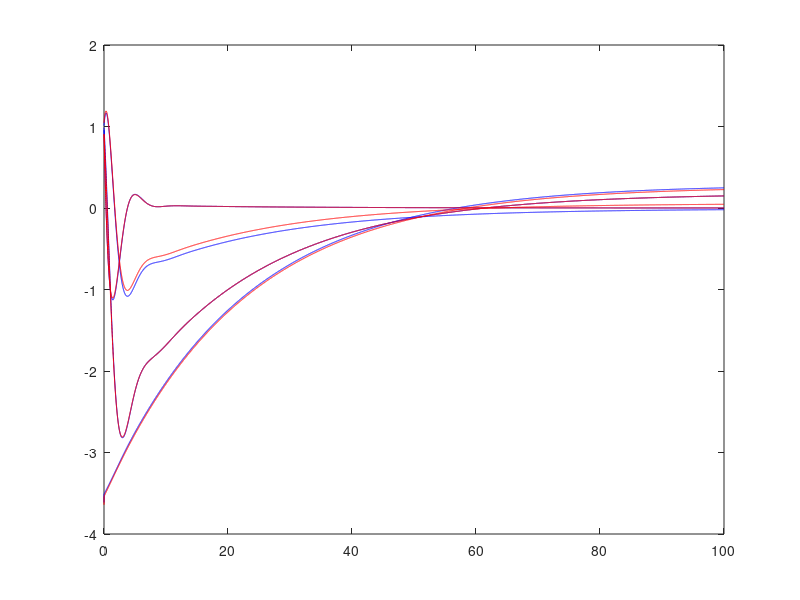
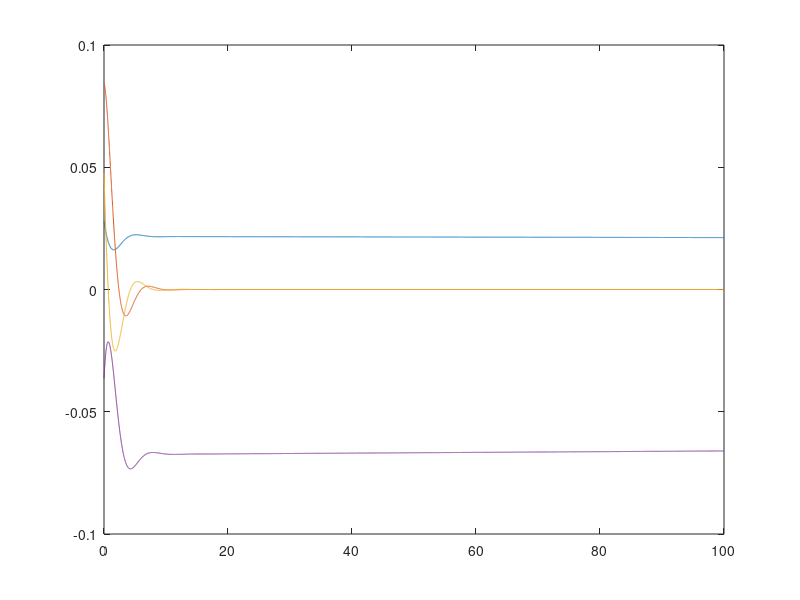
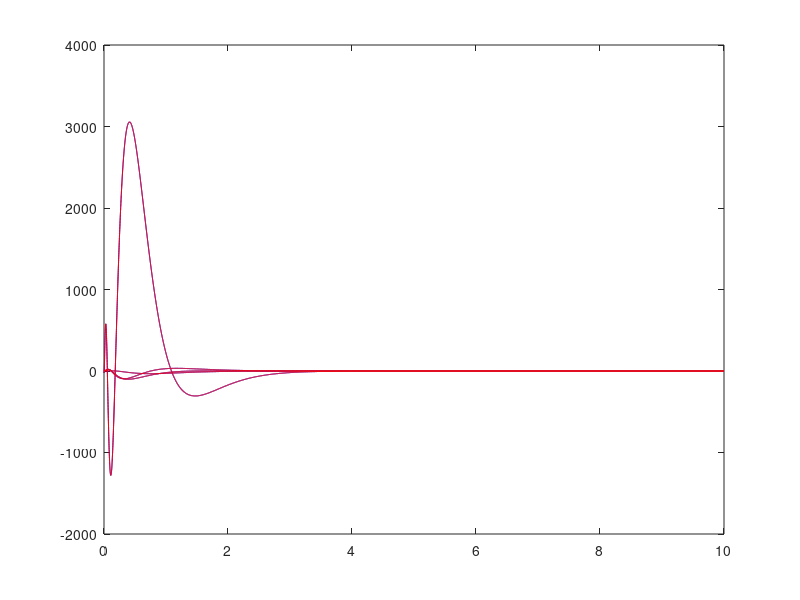
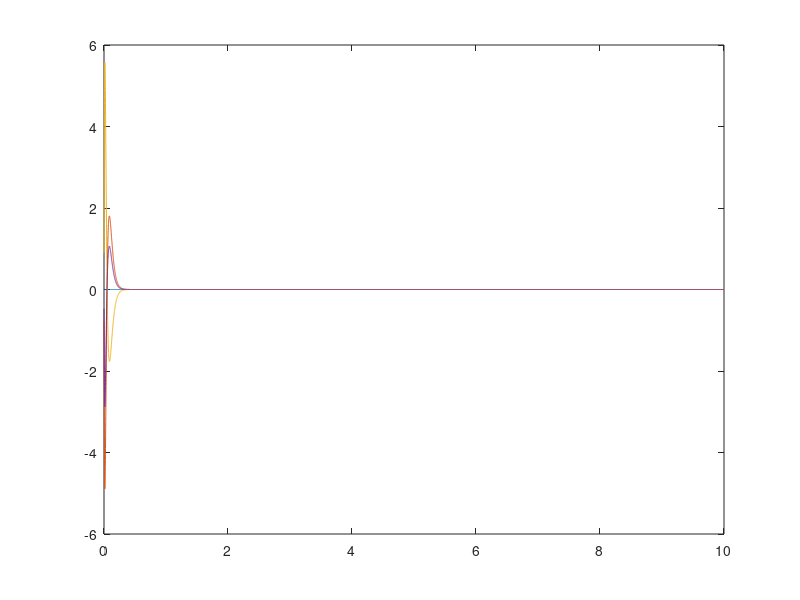

The MATLAB source for these figures, in order:
close all; clear all; clc;
A = [-.038, 18.984, 0, -32.174;
     -.001, -.632, 1, 0;
     0, -.759, -.518, 0;
     0, 0, 1, 0];
 
B = [10.1, 0;
     0, -.0086;
     .025, -.011;
     0, 0];
 
C = eye(4);
D = [];

%% Part A - assuming C = [1,0,0,0] is the system observable

C = [1 0 0 0];

% This is rank 4, so it is observable 
rank(obsv(A,C));

% Detectable just means that unobservable states are stable, but all of the
% states are observable, so it is also detectable

%% Part B - 
Q = 100.0*eye(4);
R = eye(2);
K = lqr(A,B,Q,R);
L = -100.01*[1;0;0;0];
x = 1.0*[1;1;1;1];
xhat = [1;1;1;1] + .1*randn(4,1);
xhist = [];
xhathist = [];
ehist = [];
dt=.01;
for t=0:dt:100
    u = -K*xhat;
    
    y = C*x;
    xdot = A*x + B*u;
    x = x +xdot*dt;
    
    xhist = [xhist,x];

    yhat = C*xhat;    
    xhatdot = A*xhat + B*u + L*(yhat-y);
    xhat = xhat + xhatdot*dt;
    xhathist = [xhathist, xhat];
    
    ehist = [ehist, x-xhat];    
end
t=0:dt:100;
figure(1)
plot(t,xhist,'b')
hold on
plot(t,xhathist,'r')

figure(2)
plot(t,ehist)

%% Parts C, D, and E
poles = [-5+j,-5-j,-3+.14j,-3-.14j];
K = place(A,B,poles);
L = place(A',C',poles*10);

x = 1.0*[1;1;1;1];
xhat = [1;1;1;1] + .01*randn(4,1);
xhist = [];
xhathist = [];
ehist = [];
dt=.001;
for t=0:dt:10
    u = -K*xhat;
    
    y = C*x;
    xdot = A*x + B*u;
    x = x + xdot*dt;
    
    xhist = [xhist,x];

    yhat = C*xhat;
    xhatdot = A*xhat + B*u - (L*(yhat-y))';
    xhat = xhat + xhatdot*dt;

    xhathist = [xhathist, xhat];
    
    ehist = [ehist, x-xhat];    
end
t=0:dt:10;
figure(3)
plot(t,xhist,'b')
hold on
plot(t,xhathist,'r')

figure(4)
plot(t,ehist)

%% Parts F and G
poles = [-5+j,-5-j,-3+.14j,-3-.14j];
K = place(A,B,poles);
L = place(A',C',poles*10);

x = 1.0*[1;1;1;1];
xdes = [.5,0,0,0]';
xhat = [1;1;1;1] + .01*randn(4,1);
xhist = [];
xhathist = [];
ehist = [];
dt=.001;
for t=0:dt:10
    if t>5
        xdes = [.5,0,0,0]';
    else
        xdes = [0,0,0,0]';
    end
    u = K*(xdes-xhat);
    
    y = C*x;
    xdot = A*x + B*u;
    x = x + xdot*dt;
    
    xhist = [xhist,x];

    yhat = C*xhat;
    xhatdot = A*xhat + B*u - (L*(yhat-y))';
    xhat = xhat + xhatdot*dt;

    xhathist = [xhathist, xhat];
    
    ehist = [ehist, x-xhat];    
end
t=0:dt:10;
figure(5)
plot(t,xhist,'b')
hold on
plot(t,xhathist,'r')

figure(6)
plot(t,ehist)

% This approach seems reasonable, but then again there is the whole
% linearization assumption. For my problem, the 